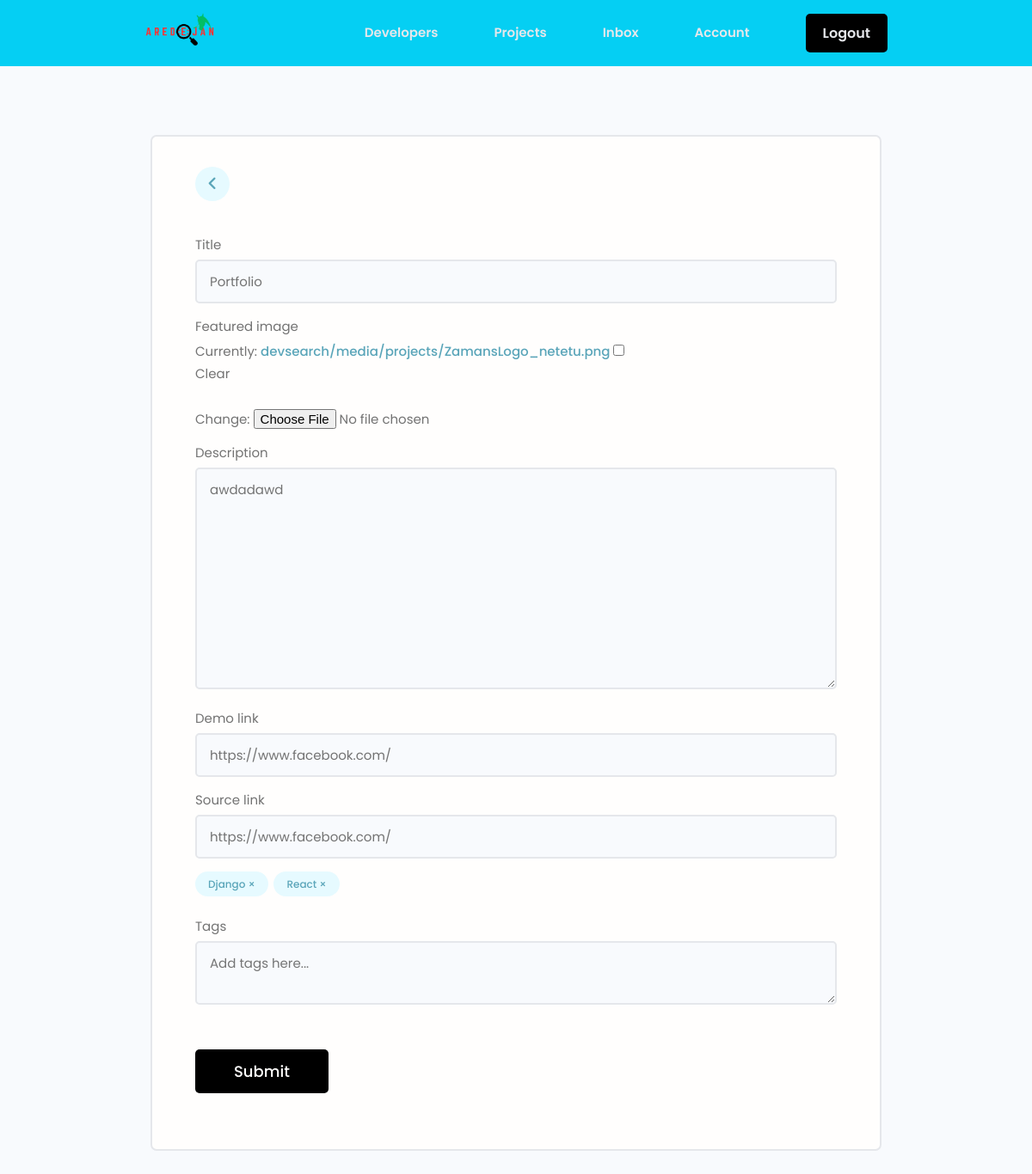
The app's page /projects/update-project/5e3eaa66748d4994b11e83215fee573d/ (signed in) with its own data.
### projects/models.py (models this page shows, shortened)
class Project(models.Model):
    owner = models.ForeignKey(
        Profile, null=True, blank=True, on_delete=models.CASCADE)
    title = models.CharField(max_length=200)
    description = models.TextField(null=True, blank=True)
    featured_image = models.ImageField(
        null=True, blank=True, upload_to='projects', default="default.jpg")
    demo_link = models.CharField(max_length=2000, null=True, blank=True)
    source_link = models.CharField(max_length=2000, null=True, blank=True)
    tags = models.ManyToManyField('Tag', blank=True)
    vote_total = models.IntegerField(default=0, null=True, blank=True)
    vote_ratio = models.IntegerField(default=0, null=True, blank=True)
    created = models.DateTimeField(auto_now_add=True)
    id = models.UUIDField(default=uuid.uuid4, unique=True,
                          primary_key=True, editable=False)
    class Meta:
        ordering = ['-vote_ratio', '-vote_total', 'title']

class Tag(models.Model):
    name = models.CharField(max_length=200)
    created = models.DateTimeField(auto_now_add=True)
    id = models.UUIDField(default=uuid.uuid4, unique=True,
                          primary_key=True, editable=False)

### projects/views.py (the view, shortened to what this page needs)
# urls.py: path('update-project/<str:pk>/', views.updateProject, name='update-project'),
@login_required(login_url='login')
def updateProject(request, pk):
    profile = request.user.profile
    project = profile.project_set.get(id=pk)
    form = ProjectForm(instance=project)
    context = {'form': form, 'project': project}
    return render(request, 'projects/project_form.html', context)

### projects/forms.py
class ProjectForm(ModelForm):
    class Meta:
        model = Project
        fields = ['title', 'featured_image', 'description', 'demo_link', 'source_link']
        widgets = {
            'tags': forms.CheckboxSelectMultiple(),
        }
    def __init__(self, *args, **kwargs):
        super(ProjectForm, self).__init__(*args, **kwargs)
        for name, field in self.fields.items():
            field.widget.attrs.update({'class': 'input'})

### projects/templates/projects/project_form.html (shortened to what this page needs)
{% extends 'main.html' %}
{% block content %}
<main class="formPage my-xl">
    <div class="content-box">
        <div class="formWrapper">
            <a class="backButton" href="{% url 'account' %}"><i class="fa-solid fa-angle-left"></i></a>
            <br>
            <form class="form" method="POST" enctype="multipart/form-data">
                {% for field in form %}
                <div class="form__field">
                    <label for="formInput#text">{{ field.label }}</label>
                    {{ field }}
                </div>
                {% endfor %}
                <div class="form__field">
                    {% for tag in project.tags.all %}
                        <div class="project-tag tag tag--pill tag--main" data-tag="{{tag.id}}" data-project="{{project.id}}">{{ tag.name }} &#215;</div>
                    {% endfor %}
                </div>
                <div class="form__field">
                    <label for="formInput#text">Tags</label>
                    <textarea name="newtags" class="input" placeholder="Add tags here..."></textarea>
                </div>
                <input class="btn btn--sub btn--lg  my-md" type="submit" value="Submit" />
            </form>
        </div>
    </div>
</main>
{% endblock content %}

### static/styles/app.css (style rules this page uses)
:root { --color-sub: #05cff3; }
.btn--sub { background-color: #000000 }
.content-box { width: 95%; max-width: 85rem; margin: 0 auto; }
.backButton { background: var(--color-main-light); color: var(--color-main); width: 4rem; height: 4rem; display: flex; align-items: center; justify-content: center; border-radius: 50%; }
.backButton i { font-size: 1.8rem; }
.formPage .formWrapper { list-style: none; background: var(--color-white); padding: 3.5rem 5rem; border: 2px solid var(--color-light); border-radius: 0.7rem; }

### static/uikit/styles/modules/_variables.css (style rules this page uses)
:root { --color-main: #5aa5b9; --color-main-light: #e6faff; --color-sub: #3f4156; --color-sub-light: #51546e; --color-sub-lighter: #ededfd; --color-text: #737373; --color-gray: #8b8b8b; --color-light: #e5e7eb; --color-light-gray: #767676; --color-bg: #f8fafd; --color-white: #fffefd; --color-white-light: #f3f3f3; --color-success: #359e64; --color-success-bg: #def8e8; --color-error: #fc4b0b; --color-error-bg: #fff2ee; --font-base: 'Poppins', arial, helvetica, 'Segoe UI', roboto, ubuntu, sans-serif; --font-monospace: 'Fira Code', 'Courier New', courier, monospace; --font-regular: 300; --font-medium: 500; --font-bold: 700; --generic-shadow: 1px 1px 5px #00000010; --generic-transition: all 0.3s ease-in-out; }

### static/uikit/styles/modules/_base.css (style rules this page uses)
* { margin: 0; padding: 0; box-sizing: border-box; text-rendering: optimizeLegibility; color: inherit; font-size: inherit; }
html { font-size: 50%; }
@media only screen and (min-width: 480px) { html { font-size: 56.25%; } }
@media only screen and (min-width: 1200px) { html { font-size: 62.5%; } }
body { line-height: 1.6; font-weight: 400; font-size: 1.5rem; color: var(--color-text); background-color: var(--color-bg); min-height: 100vh; }

### static/uikit/styles/modules/_typography.css (style rules this page uses)
* { font-family: var(--font-base); }
a { padding-bottom: 2px; text-decoration: none; display: inline-block; color: var(--color-main); font-weight: var(--font-medium); }

### static/uikit/styles/modules/_utilities.css (style rules this page uses)
.my-md { margin: 3rem auto; }
.my-xl { margin: 8rem auto; }

### static/uikit/styles/modules/_button.css (style rules this page uses)
.btn { display: inline-block; position: relative; cursor: pointer; background-color: var(--color-light); font-weight: var(--font-medium); color: var(--color-sub); text-decoration: none; padding: 1rem 2rem; border-radius: 0.5rem; border: none; width: -webkit-fit-content; width: -moz-fit-content; width: fit-content; height: -webkit-fit-content; height: -moz-fit-content; height: fit-content; font-size: 1.6rem; outline-width: 0; outline-color: transparent; -webkit-backface-visibility: hidden; backface-visibility: hidden; transition: all 0.3s ease-in-out; }
.btn--sub { background-color: var(--color-sub); color: var(--color-white); }
.btn--lg { font-size: 1.8rem; padding: 1.2rem 4.5rem; }

### static/uikit/styles/modules/_form.css (style rules this page uses)
.form { display: block; }
.form__field { margin-top: 1.5rem; margin-bottom: 1.5rem; }
.form__label, .form__field > label { display: block; margin-bottom: 0.5rem; color: var(--color-text); }
input.input[type='text'], input.input[type='email'], input.input[type='password'], input.input[type='number'], textarea.input { min-width: 24rem; width: 100%; padding: 1.2rem 1.5rem; border-radius: 0.5rem; border: 2px solid var(--color-light); transition: all 0.3s ease-in-out; background-color: var(--color-bg); }

### static/uikit/styles/modules/_tag.css (style rules this page uses)
.tag { display: inline-flex; align-items: center; background-color: var(--color-sub); height: -webkit-fit-content; height: -moz-fit-content; height: fit-content; width: -webkit-fit-content; width: -moz-fit-content; width: fit-content; border-radius: 0.5rem; padding: 0.5rem 1.5rem; font-size: 1.2rem; cursor: pointer; }
.tag:not(:last-child) { margin-right: 0.25rem; margin-bottom: 0.75rem; }
.tag--pill { border-radius: 5rem; }
.tag--main, .tag--main > small { background: var(--color-main-light); color: var(--color-main); font-weight: 500; }

### records on screen
Project: form "Portfolio" "awdadawd" "https://www.facebook.com/" "https://www.facebook.com/"
Tag: name "Django"
Tag: name "React"

### other values on screen
{{ field.label }} "Title" "Featured image" "Description" "Demo link" "Source link"
